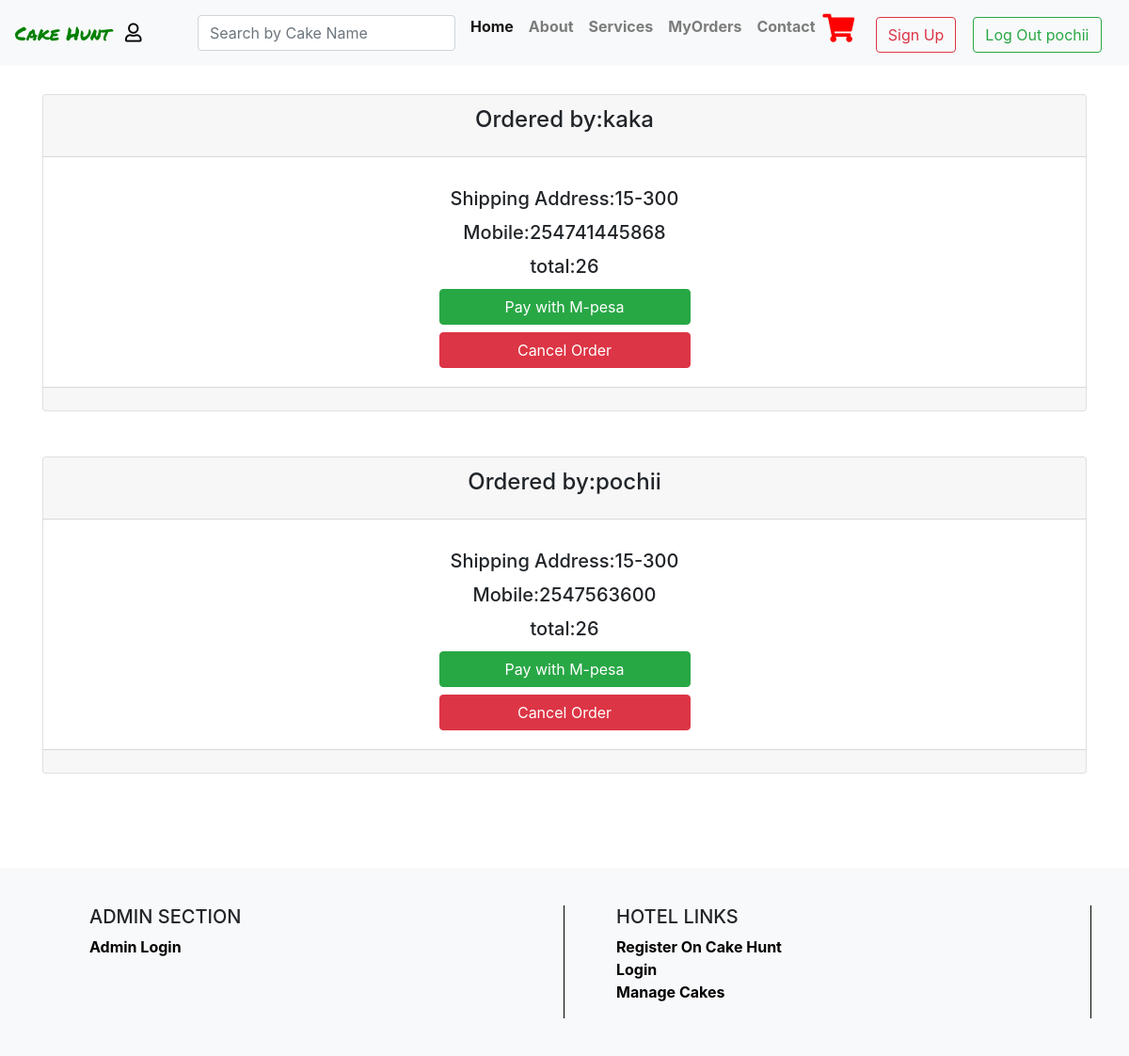
The app's page /orders/ (signed in), older data.
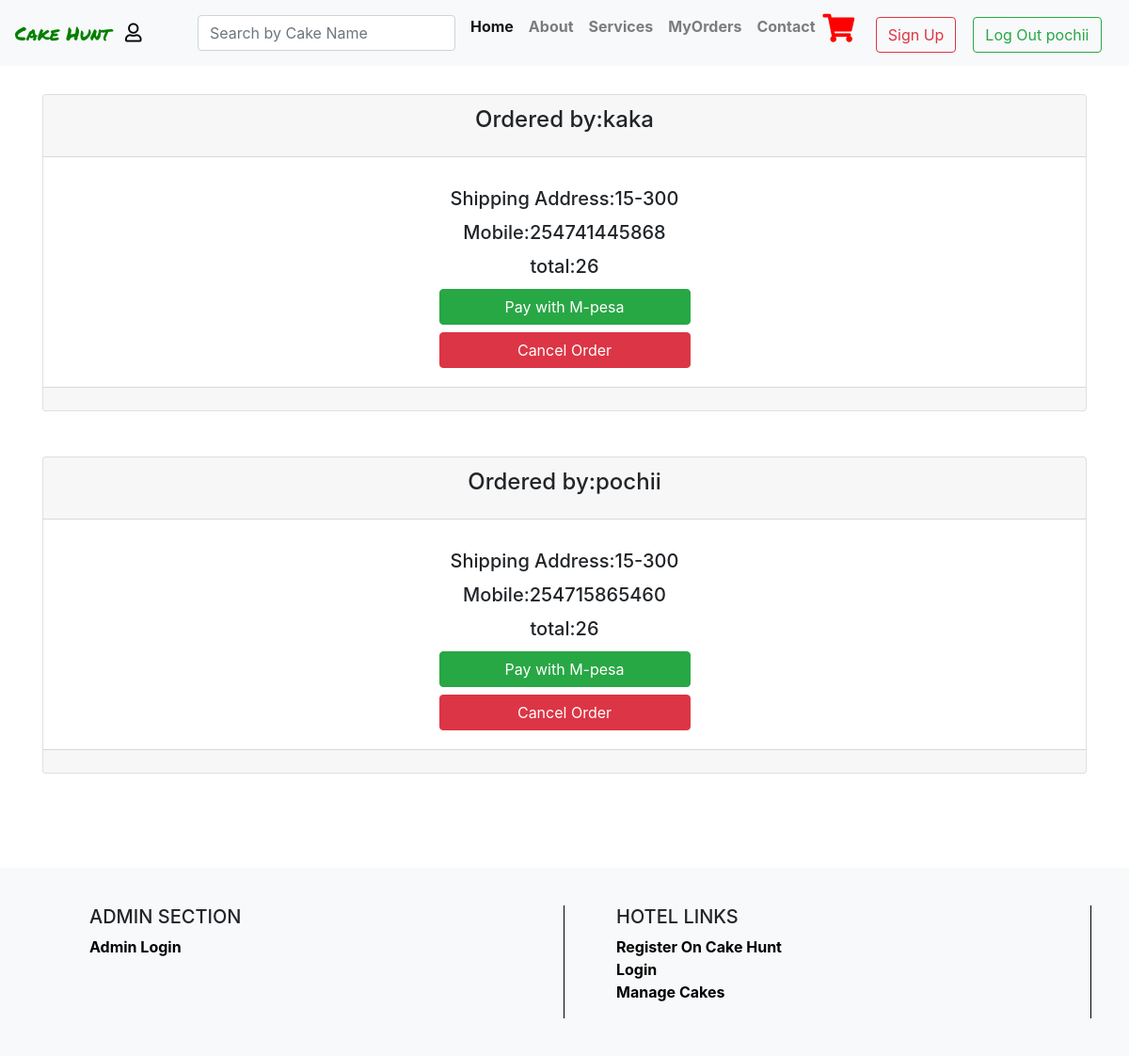
The same page, newer data.
### orders/models.py (models this page shows, shortened)
class Order(models.Model):
    user = models.ForeignKey(User, on_delete=models.CASCADE, null=True)
    cart = models.OneToOneField(Cart, on_delete=models.CASCADE)
    ordered_by = models.CharField(max_length=100)
    shipping_address = models.CharField(max_length=100)
    mobile = models.CharField(max_length=100)
    total = models.PositiveIntegerField()
    order_status = models.CharField(max_length=100, choices=Order_Status)
    class Meta:
        verbose_name_plural = 'Orders'

### cart/models.py (models this page shows, shortened)
class Cart(models.Model):
    total = models.PositiveIntegerField(default=0)

### orders/views.py (the view)
# urls.py: path('', MyOrders.as_view(), name='MyOrders'),
class MyOrders(LoginRequiredMixin, View):
    login_url = '/accounts/login/'
    def get(self, request):
        orders = Order.objects.all().filter(user=request.user)
        return render(request, 'my_orders.html', {'orders': orders})

### templates/my_orders.html (shortened to what this page needs)
{% extends 'index.html' %}
{% load static %}
{% block content %}
 <main id="main" style="margin-top: 100px;margin-bottom: 100px;">
    <section class="">
        <div class="container">
             {% for orders in orders %}
     <div class="card text-center mt-5 ">
  <div class="card-header">
      <h4 class="card-title">Ordered by:{{ orders.ordered_by  }}</h4>
  </div>
  <div class="card-body">
    <h5 class="card-title">Shipping Address:{{ orders.shipping_address  }}</h5>
    <h5 class="card-title">Mobile:{{ orders.mobile  }}</h5>
    <h5 class="card-title">total:{{ orders.cart.total }}</h5>
          <a  href="{% url 'lipa_na_mpesa' orders.id %}" class="btn btn-success w-25" type="submit">Pay with M-pesa</a><br>
      <a class="btn btn-danger mt-2 w-25" href="{% url 'CancelOrder' orders.id %}">Cancel Order</a>
  </div>
  <div class="card-footer text-muted">
  </div>
</div>
            {% endfor %}
     </div>
    </section>
    </main>
{% endblock %}

### templates/index.html (shortened to what this page needs)
{% load static %}
<!DOCTYPE html>
<html lang="">
  <head>
	 <link rel="stylesheet" href="https://stackpath.bootstrapcdn.com/bootstrap/4.3.1/css/bootstrap.min.css">
     <link rel="stylesheet" href="path/to/font-awesome/css/font-awesome.min.css">
	 <link rel="stylesheet" href="https://use.fontawesome.com/releases/v5.8.1/css/all.css">
  </head>
  <body>
<nav class="navbar navbar-expand-lg navbar-light bg-light fixed-top">
    <a class="navbar-brand" href="{%  url 'BaseView' %}"><span style="color:green;font-family: 'Permanent Marker', cursive;">Cake Hunt</span></a>
	<a class="navbar-brand" style="color:black; text-decoration:none;"><i class="far fa-user"></i></a>
    <div class="collapse navbar-collapse" id="navbarResponsive">
      <ul class="navbar-nav ml-auto">
          <li class="nav-item">
		     <a href="#" class="nav-link"><form method="post"><input type="text" name="search_text" id="search_text" placeholder="Search by Cake Name " class="form-control " /></form></a>
		  </li>
		  <li class="nav-item active">
          <a class="nav-link" href="{% url 'BaseView' %}">Home
              </a>
        </li>
        <li class="nav-item">
          <a class="nav-link" href="{% url 'AboutUs' %}">About</a>
        </li>
        <li class="nav-item">
          <a class="nav-link" href="{% url 'ServicesView' %}">Services</a>
        </li>
            <li class="nav-item">
          <a class="nav-link" href="{% url 'MyOrders' %}">MyOrders</a>
        </li>
        <li class="nav-item">
          <a class="nav-link" href="{% url 'ContactUs' %}">Contact</a>
        </li>
		<li class="nav-item">
			<a href="{% url 'MyCart' %}"><span style="color:red; font-size:30px;"><i class="fa fa-shopping-cart" aria-hidden="true"></i></span></a>
			<a href="{% url 'RegisterView' %}" class="btn btn-outline-danger my-2 my-sm-0" type="submit">Sign Up</a>&nbsp;&nbsp;&nbsp;
            {% if request.user.is_authenticated %}
			<a href="{% url 'LogoutView' %}" class="btn btn-outline-success my-2 my-sm-0" type="submit">Log Out {{ request.user }}</a>&nbsp;&nbsp;&nbsp;
            {% endif %}
        </li>
      </ul>
    </div>
</nav>
{% block content %}{% endblock %}
 {% include 'footer.html' %}
	</body>
</html>

### templates/footer.html
<div class="container-fluid animatedParent" style="background:#F8F9FA; padding:40px;">
		    <div class="container">
			      <div class="row animated fadeIn">
					  <div class="col-sm-6" style=" border-right:1px solid black;">
					    <ul>
                          <li><h5>ADMIN SECTION</h5></li>
						  <li><a href="{% url 'AdminLoginView' %}">Admin Login</a></li>
						</ul>
					  </div>
					  <div class="col-sm-6" style=" border-right:1px solid black;">
					     <ul>
						  <li><h5>HOTEL LINKS</h5></li>
						  <li><a href="{% url 'RegisterView' %}">Register On Cake Hunt</a></li>
						  <li><a href="{% url 'login' %}">Login</a></li>
						  <li><a href="{% url 'ManageCakes' %}">Manage Cakes</a></li>
						</ul>
					  </div>
				  </div>
			 </div>
		  </div>

### templates/index.html (style rules this page uses)
ul li { list-style:none; }
ul li a { color:black; font-weight:bold; }

Row changes from the older to the newer data that the page shows:
changed Order "pochii": mobile "2547563600" → "254715865460"
